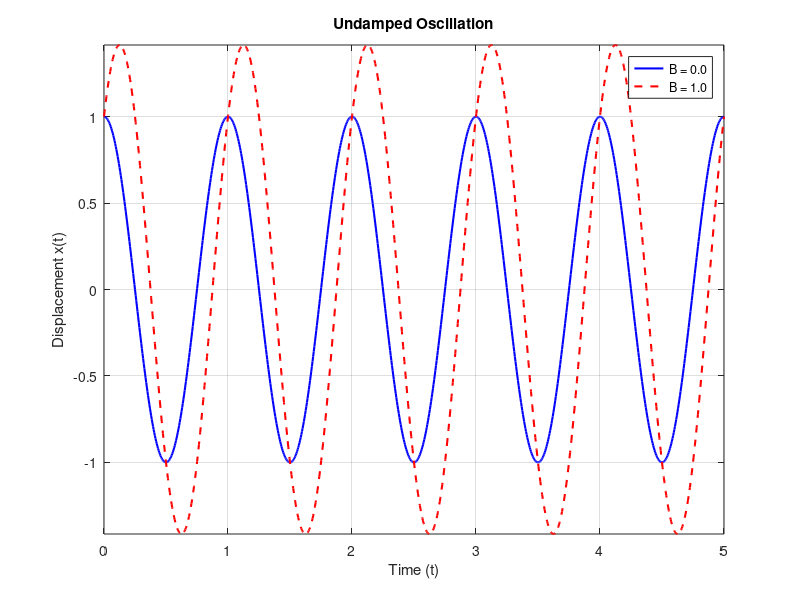

Reproduce this figure in MATLAB.
% ===========================================================================
%         ╦ ╦┌─┐┌─┐┌─┐┌─┐┌┬┐  ╔╦╗┌─┐┌─┐┌┬┐┬ ┬  ╔╗ ┌─┐┬  ┌─┐┬ ┬┌─┐
%         ╠═╣│ │└─┐└─┐├─┤│││  ║║║├─┤│ ┬ ││└┬┘  ╠╩╗├─┤│  ├─┤├─┤├─┤
%         ╩ ╩└─┘└─┘└─┘┴ ┴┴ ┴  ╩ ╩┴ ┴└─┘─┴┘ ┴   ╚═╝┴ ┴┴─┘┴ ┴┴ ┴┴ ┴
% ===========================================================================
%
% Author: Hossam Magdy Balaha
% Permissions and Citation: Refer to the README file.

% Set the parameters.
omega0 = 2 * pi; % Natural frequency (1 Hz, radians per second).
A = 1.0; % Amplitude of oscillation.

% Generate 1000 time points for high-resolution plotting.
t = linspace(0, 5, 1000);

% Calculate displacement x(t) for two cases of phase/amplitude B.
% Case 1: B = 0.0 (no phase shift).
B1 = 0.0;
x1 = A * cos(omega0 * t) + B1 * sin(omega0 * t);

% Case 2: B = 1.0 (with phase shift).
B2 = 1.0;
x2 = A * cos(omega0 * t) + B2 * sin(omega0 * t);

% Plotting.
figure;  % Create a new figure.
plot(t, x1, 'b', 'LineWidth', 1.5); 
hold on;
plot(t, x2, 'r--', 'LineWidth', 1.5);

title('Undamped Oscillation');
xlabel('Time (t)');
ylabel('Displacement x(t)');
legend({'B = 0.0', 'B = 1.0'});
grid on;
axis tight; % Adjust axis limits to fit data tightly.
hold off;

% Save the plot as a PNG file for lecture materials.
saveas(gcf, 'Lecture_04_Lab_Exercise_1_Undamped.png');